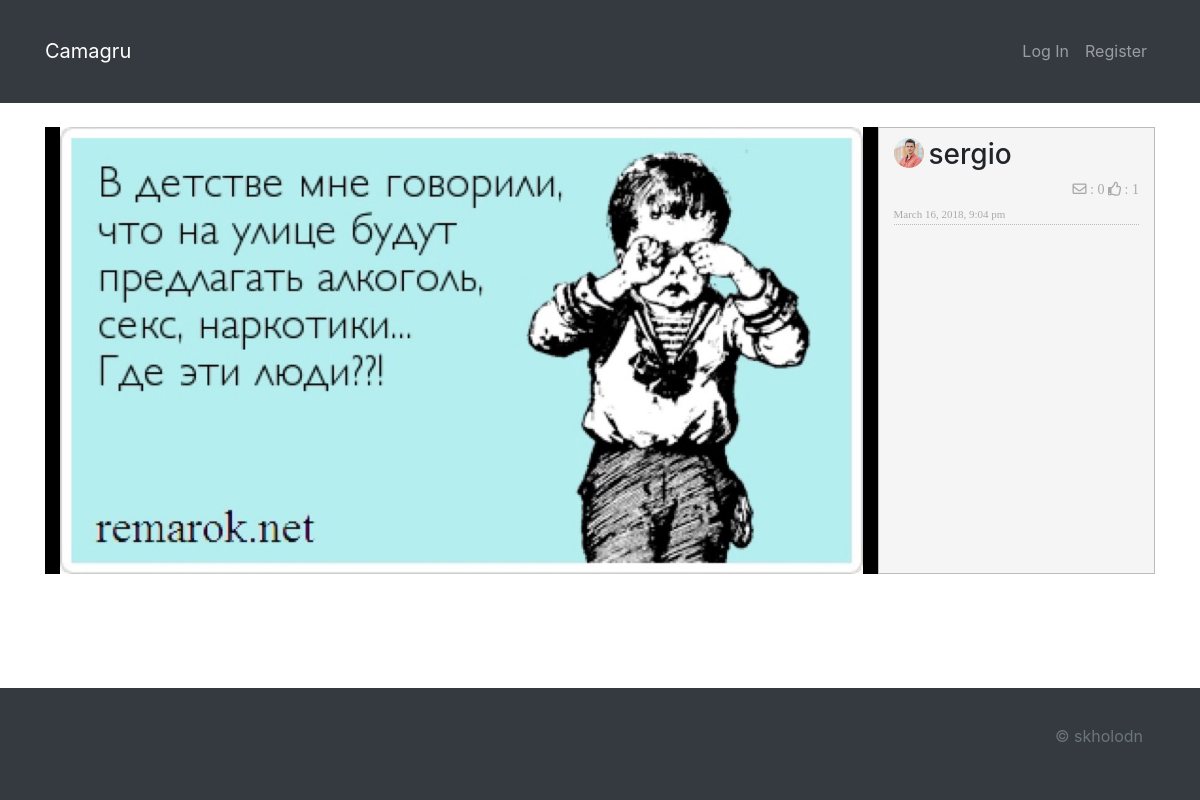
The page /gallery/image/4 on the database its author committed.
### tables this page shows
CREATE TABLE `photos` (
  `id` int(11) NOT NULL,
  `path` varchar(255) NOT NULL,
  `user_id` int(11) NOT NULL,
  `date` int(11) NOT NULL
);

CREATE TABLE `users` (
  `id` int(11) NOT NULL,
  `login` varchar(255) NOT NULL,
  `password` varchar(255) NOT NULL,
  `email` varchar(255) NOT NULL,
  `confirm` int(11) DEFAULT NULL,
  `notify_me` int(11) DEFAULT NULL,
  `activation_code` varchar(255) DEFAULT NULL,
  `avatar` varchar(255) DEFAULT NULL
);

### core/view.php (called while the page is built, shortened)
<?php
class View
{
    public function renderTamplate($content, $date = array()){
        include_once ROOT . '../app/views/header.view.php';
        include_once ROOT . '../app/views/' . $content . '.view.php';
		include_once ROOT . '../app/views/footer.view.php';
    }
}

### app/controllers/GalleryController.php (called while the page is built, shortened)
<?php
class GalleryController extends Controller
{
	public function __construct()
	{
		$this->model = new GalleryModel;
	}
	public function actionImage($imageId)
	{
		$data['title'] = 'Image '.$imageId;
		$data['image'] = $this->model->getImage($imageId);
		$this->view->renderTamplate('image', $data);
		return true;
	}
}

### public/index.php (called while the page is built, shortened)
<?php
spl_autoload_register(function ($class) {
	$core = ROOT . '../core/' . strtolower($class) . '.php';
	$controllers = ROOT . '../app/controllers/' . $class . '.php';
	$models = ROOT . '../app/models/' . $class . '.php';
});
$router = new Router();
$router->run();

### core/session.php (called while the page is built, shortened)
<?php
class Session
{
    public static function isLoggedOnUser(){
        return false;
    }
}

### core/model.php (called while the page is built, shortened)
<?php
class Model
{
    public function __construct()
    {
        $this->db = Db::getInstance();
    }
}

### core/Db.php (called while the page is built, shortened)
<?php
abstract class Db
{
    private static $instance = null;
    public static function getInstance(){
        if (!isset(self::$instance)){
            $pdo_options[PDO::ATTR_ERRMODE] = PDO::ERRMODE_EXCEPTION;
            self::$instance = new PDO('mysql:host='.Config::DB_HOST.';dbname='.Config::DB_NAME, Config::DB_USER,
                Config::DB_PASSWORD, $pdo_options);
        }
       return self::$instance;
    }
}

### app/models/GalleryModel.php (called while the page is built, shortened)
<?php
class GalleryModel extends Model
{
	public function isLikedByUser($image_id, $signup_user_id)
	{
		try {
			$result = $this->db->prepare('SELECT COUNT(`id`) as liked
				FROM `likes`
				WHERE `photo_id` = :image_id
				AND `user_id` = :signup_user_id');
			$result->bindParam(':image_id', $image_id);
			$result->bindParam(':signup_user_id', $signup_user_id);
			$result->execute();
			return $result->fetch()['liked'];
		} catch (PDOException $e) {
				return 0;
		}
	}
	public function getPhotoLikes($photo_id)
	{
		try {
			$result = $this->db->prepare('SELECT COUNT(`id`) as liked
				FROM `likes`
				WHERE `photo_id` = :photo_id');
			$result->bindParam(':photo_id', $photo_id);
			$result->execute();
			return $result->fetch()['liked'];
		} catch (PDOException $e) {
				return 0;
		}
	}
	public function getImage($imageId)
	{
		try {
			$result = $this->db->prepare('SELECT `photos`.`id` AS `id`, `users`.`login` AS `login`,`users`.`avatar` AS `owner_avatar`,
				`path`, `photos`.`date`, COUNT(`comments`.`id`) AS `comments`
				FROM `photos`
				LEFT JOIN `users` ON `photos`.`user_id`=`users`.`id`
				LEFT JOIN `comments` ON `comments`.`photo_id`= `photos`.`id`
				WHERE `photos`.`id`=:imageId');
			$result->bindParam(':imageId', $imageId);
			$result->setFetchMode(PDO::FETCH_ASSOC);
			$result->execute();
			$image = $result->fetchAll();
		} catch (PDOException $e) {
			header("Location: /404");
			exit();
		}
		$image[0]['date'] = date('F j, Y, g:i a', $image[0]['date']);
		$image[0]['liked'] = self::isLikedByUser($imageId, Session::get('user_id'));
		$image[0]['likes'] = self::getPhotoLikes($image[0]['id']);
		return $image[0];
	}
}

### app/views/image.view.php (the view, shortened to what this page needs)
<div class="container-fluid">
	<div class="row">
		<div class="col-sm-9" style="background-color: black;">
			<img class="center-block" src="/<?= $image['path'] ?>" alt="<?= $image['id'] ?>" style="width:100%">
		</div>
		<div class="col-sm-3 detailBox" style="background-color: #F5F5F5;">
			<div id="<?= $image['id'] ?>" class="commentBox">
				<div class="imageInfoBox">
					<div class="commenterImage">
						<img src="/<?= $image['owner_avatar'] ? $image['owner_avatar'] : 'img/site/profile.jpg'; ?>" />
					</div>
					<h3><?= $image['login']; ?></h3>
					<div class="pull-right likesComments">
						<i  class="far fa-envelope"></i>
						: <span id="<?= $image['id'] ?>_commentsNumb"><?= $image['comments']; ?> </span>
						<i id="<?= $image['id'] ?>_like" class="<?= ($image['liked']) ? 'fas' : 'far'?> fa-thumbs-up" onclick="
							makeLike(<?= $image['id'] ?>, '<?= $image['login'] ?>'); return false;"></i>
						: <span id="<?= $image['id'] ?>_likeNumb"><?= $image['likes']?> </span>
					</div>
					<span class="date sub-text"><?= $image['date']?></span>
				</div>
				<div class="actionBox">
					<ul id="infiniteComments" class="commentList">
					</ul>
				</div>
			</div>
		</div>
	</div>
</div>

### core/router.php (shortened to what this page needs)
<?php
class Router
{
	protected $routes = [];
	public function __construct()
	{
		$this->routes = Config::ROUTES;
	}
	private function getURI() {
		if (!empty($_SERVER['REQUEST_URI'])) {
			return trim($_SERVER['REQUEST_URI'], '/');
		}
	}
	public function run()
	{
		$uri = $this->getURI();
		foreach($this->routes as $uriPattern => $path) {
			if (preg_match("~$uriPattern~", $uri)) {
				$internalRoute = preg_replace("~$uriPattern~", $path, $uri);
				$segments = explode('/', $internalRoute);
				$controllerName = ucfirst(array_shift($segments)).'Controller';
				$actionName = 'action'.ucfirst(array_shift($segments));
				$parameters = $segments;
				$controllerObject = new $controllerName;
				$result = call_user_func_array(array($controllerObject, $actionName),
					$parameters);
				if ($result != null) {
					return ;
				}
			}
		}
	}
}

### app/views/header.view.php (shortened to what this page needs)
<!DOCTYPE html>
<html lang="en">
	<head>
		<link rel="stylesheet" href="https://maxcdn.bootstrapcdn.com/bootstrap/4.0.0/css/bootstrap.min.css">
		<link rel="stylesheet" type="text/css" href="/css/style.css")>
		<link href="https://use.fontawesome.com/releases/v5.0.8/css/all.css" rel="stylesheet">
	</head>
	<body>
		<header>
			<nav class="navbar navbar-expand-sm bg-dark navbar-dark">
				<div class="container">
					<div class="navbar-header">
						<a class="navbar-brand" href="/">Camagru</a>
					</div>
					<div class="navbar-nav">
						<ul class="navbar-nav nav-right">
							<?php if(Session::isLoggedOnUser()): ?>
								<li class='nav-item'><a class='nav-link' href="/profile">Profile</a></li>
								<li class='nav-item'><a class='nav-link' href="/login/logout">Log Out</a></li>
							<?php else: ?>
								<li class='nav-item'><a class='nav-link' href="/login">Log In</a></li>
								<li class='nav-item'><a class='nav-link' href="/registration">Register</a></li>
							<?php endif; ?>
						</ul>
					</div>
				</div>
			</nav>
		</header>
		<div class="container" id="main">

### app/views/footer.view.php
		</div>
		<footer class="bg-dark text-muted">
			<div class="container">
				<div class="footer_d">
					<p>&copy skholodn</p>
				</div>
			</div>
		</footer>
	</body>
</html>

### public/css/style.css (style rules this page uses)
html { width: 100%; height: 100%; }
body { display: flex; min-height: 100vh; flex-direction: column; }
.container { padding-top: 2%; padding-bottom: 2%; }
#main { flex: 1; }
.footer_d { padding: 12px; text-align: right; }
.detailBox { border:1px solid #bbb; }
.imageInfoBox { margin-top:10px; }
.commentList { padding:0; list-style:none; height:300px; max-height:600px; overflow:auto; }
.commenterImage { width:30px; margin-right:5px; height:100%; float:left; }
.commenterImage img { width:100%; border-radius:50%; }
.likesComments { color:#aaa; font-family:verdana; font-size:14px; text-align:right; }
.sub-text { color:#aaa; font-family:verdana; font-size:11px; }
.actionBox { border-top:1px dotted #bbb; padding:10px; }

### rows shown on the page
photos: path (picture), user.avatar (placeholder picture), user.login "sergio", comments "0", likes "1", date "March 16, 2018, 9:04 pm"
